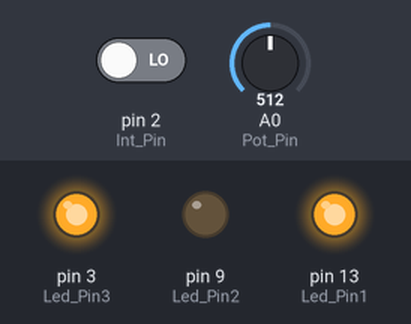
This sketch was run on a simulated Arduino Uno, built with avr-gcc and run on an emulated ATmega328P. Shown: output pins drawn as LEDs (lit = HIGH). The inputs (shaded band) are chosen by the test bench; at power-on: pin 2 (Int_Pin) LOW, A0 (Pot_Pin) = 512.

Above: at 1.2 s.
1.3 s: pin 2 (Int_Pin) driven HIGH
At 2.7 s:
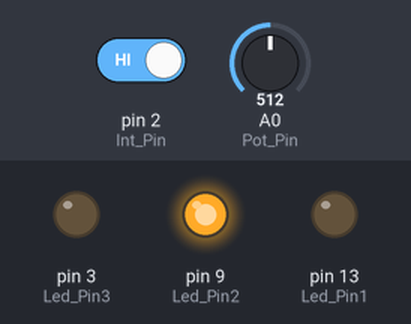
4.3 s: pin 2 (Int_Pin) driven LOW
At 5.5 s:
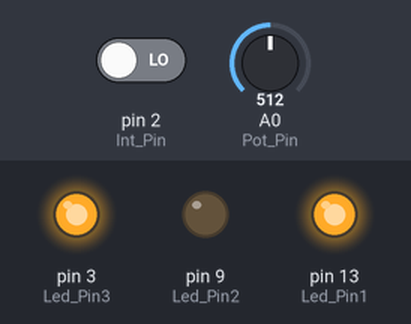
5.8 s: A0 (Pot_Pin) set to 789
7.3 s: A0 (Pot_Pin) set to 818
At 7.9 s:
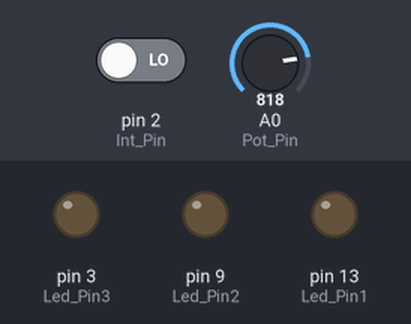
8.8 s: A0 (Pot_Pin) set to 790
At 10.2 s:
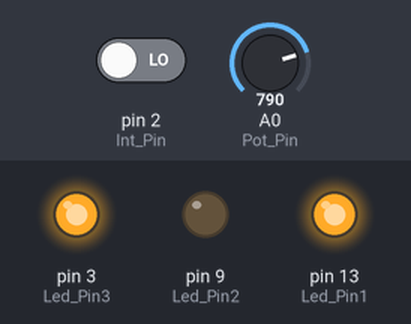
Timing chart, 0 to 11.3 s (numbered marks = the images above; inputs shaded):
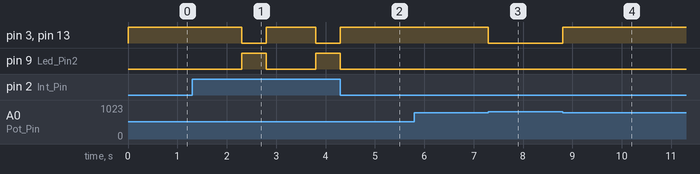

The sketch:

spd_arduino_03_0021.ino
```cpp
int Led_Pin1 = 13;
int Led_Pin2 = 9;
int Led_Pin3 = 3;
int Pot_Pin = A0;
int Int_Pin = 2;
int sensorValue = 0;
int inputValue = 0;

void setup()
{
  pinMode(Led_Pin1, OUTPUT);
  pinMode(Led_Pin2, OUTPUT);
  pinMode(Led_Pin3, OUTPUT);
  pinMode(Int_Pin, INPUT);
}

void loop()
{
  inputValue = digitalRead(Int_Pin);
  if (inputValue == HIGH)
  {
    digitalWrite(Led_Pin1, 1);
    digitalWrite(Led_Pin3, 1);
    digitalWrite(Led_Pin2, 0);
    delay(1000);
     digitalWrite(Led_Pin1, 0);
     digitalWrite(Led_Pin3, 0);
     digitalWrite(Led_Pin2, 1);
    delay(500);
  }
  else
  {
     sensorValue = analogRead(Pot_Pin);
     if(sensorValue< 800)
     {
        digitalWrite(Led_Pin1, 1);
        digitalWrite(Led_Pin3, 1);
        digitalWrite(Led_Pin2, 0);
      }
     else
     {
       digitalWrite(Led_Pin1, 0);
       digitalWrite(Led_Pin3, 0);
       digitalWrite(Led_Pin2, 0);
      }
   }
}
 
```

Measured:
- the behaviour switches between 799 and 800 on A0 (Pot_Pin) (found by bisection; images 2 and 3)
- after the input at 1.3 s, pin 3 (Led_Pin3), pin 13 (Led_Pin1): HIGH → LOW after 1.0 s, → HIGH 0.50 s later, → LOW 1.0 s later; pin 9 (Led_Pin2): LOW → HIGH after 1.0 s, → LOW 0.50 s later, → HIGH 1.0 s later
- after the input at 4.3 s, pin 3 (Led_Pin3), pin 13 (Led_Pin1): goes on until 4.3 s, then stays HIGH; pin 9 (Led_Pin2): goes on until 4.3 s, then stays LOW
- after the input at 5.8 s, every drawn part: stays the same
- after the input at 7.3 s, pin 3 (Led_Pin3), pin 13 (Led_Pin1): HIGH → LOW at once
- after the input at 8.8 s, pin 3 (Led_Pin3), pin 13 (Led_Pin1): LOW → HIGH at once
